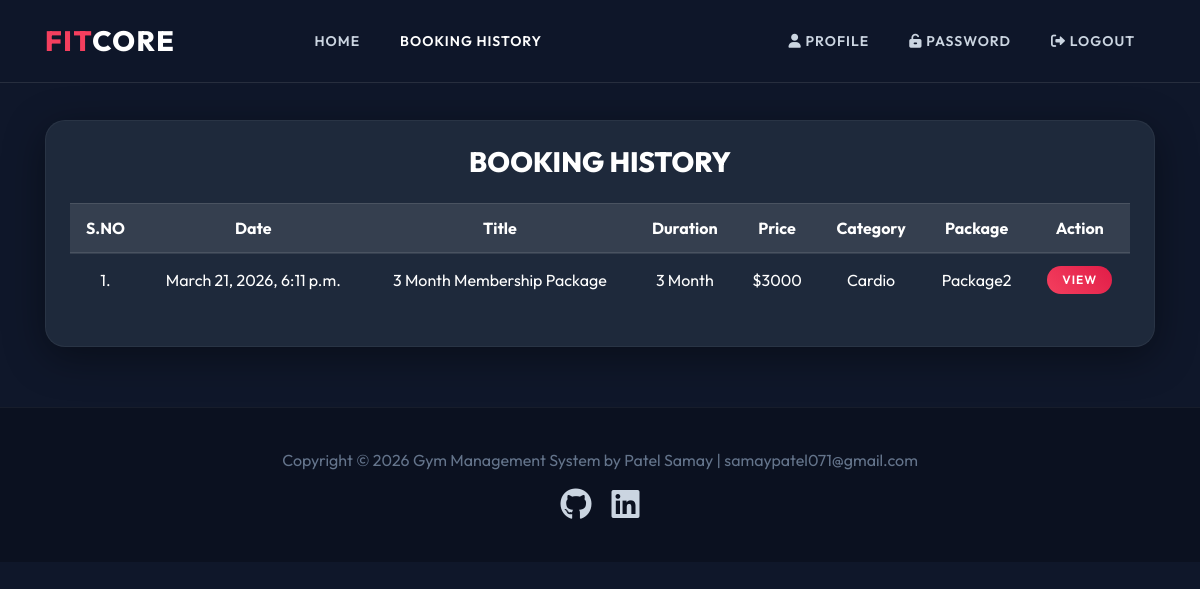
Screenshot of /booking_history/ (signed in) with the database file from the repository.
### gym/models.py (models this page shows, shortened)
class Booking(models.Model):
    package = models.ForeignKey(Package, on_delete=models.CASCADE, null=True, blank=True)
    register = models.ForeignKey(Signup, on_delete=models.CASCADE, null=True, blank=True)
    bookingnumber = models.CharField(max_length=100, null=True, blank=True)
    status = models.IntegerField(choices=STATUS, default=1)
    creationdate = models.DateTimeField(auto_now_add=True)

class Package(models.Model):
    category = models.ForeignKey(Category, on_delete=models.CASCADE, null=True)
    packagename = models.ForeignKey(Packagetype, on_delete=models.CASCADE, null=True)
    titlename = models.CharField(max_length=200, null=True)
    packageduration = models.CharField(max_length=50, null=True)
    price = models.CharField(max_length=200, null=True)
    description = models.CharField(max_length=200, null=True)
    creationdate = models.DateTimeField(auto_now_add=True)

class Category(models.Model):
    categoryname = models.CharField(max_length=200, null=True)
    status = models.CharField(max_length=300, null=True)
    creationdate = models.DateTimeField(auto_now_add=True)

class Packagetype(models.Model):
    category = models.ForeignKey(Category, on_delete=models.CASCADE, null=True)
    packagename = models.CharField(max_length=200, null=True)
    creationdate = models.DateTimeField(auto_now_add=True)
    def __str__(self):
        return self.packagename

### gym/views.py (the view)
# urls.py: path('booking_history/', booking_history, name='booking_history'),
@login_required(login_url='/user_login/')
def booking_history(request):
    data = Signup.objects.get_or_create(user=request.user, defaults={'mobile': '0000000000', 'address': 'Admin / System User'})[0]
    data = Booking.objects.filter(register=data)
    return render(request, "booking_history.html", locals())

### gym/templates/booking_history.html (shortened to what this page needs)
{% load static %}
<!DOCTYPE html>
<html lang="en">
<head>
    <link rel="stylesheet" href="https://cdnjs.cloudflare.com/ajax/libs/font-awesome/6.0.0/css/all.min.css">
    <link rel="stylesheet" href="{% static 'assets/css/bootstrap.min.css' %}">
    <link rel="stylesheet" href="{% static 'assets/css/custom.css' %}">
</head>
<body>
<nav class="navbar navbar-expand-lg navbar-custom">
    <div class="container">
        <a class="navbar-brand" href="/">FIT<span style="color:#ffffff;">CORE</span></a>
        <div class="collapse navbar-collapse" id="navbarNav">
            <ul class="navbar-nav mx-auto">
                <li class="nav-item"><a class="nav-link" href="/">Home</a></li>
                <li class="nav-item"><a class="nav-link" href="/booking_history/" style="color:#ffffff!important;">Booking History</a></li>
            </ul>
            <ul class="navbar-nav ml-auto">
                <li class="nav-item"><a class="nav-link" href="/user_profile/"><i class="fa fa-user"></i> Profile</a></li>
                <li class="nav-item"><a class="nav-link" href="/user_change_password/"><i class="fa fa-unlock-alt"></i> Password</a></li>
                <li class="nav-item"><a class="nav-link" href="/user_logout/"><i class="fa fa-sign-out-alt"></i> Logout</a></li>
            </ul>
        </div>
    </div>
</nav>
<div class="inner-page-wrapper">
    <div class="container">
        <div class="row">
            <div class="col-lg-12">
                <div class="custom-form p-4">
                    <h3 class="mb-4 text-center text-white" style="font-weight: 800; text-transform:uppercase;">Booking History</h3>
                    <div class="table-responsive">
                        <table class="table table-hover text-white text-center">
                            <thead style="background-color: rgba(255,255,255,0.1);">
                                <tr>
                                    <th>S.NO</th>
                                    <th>Date</th>
                                    <th>Title</th>
                                    <th>Duration</th>
                                    <th>Price</th>
                                    <th>Category</th>
                                    <th>Package</th>
                                    <th>Action</th>
                                </tr>
                            </thead>
                            <tbody>
                                {% for i in data %}
                                <tr>
                                    <td class="align-middle">{{forloop.counter}}.</td>
                                    <td class="align-middle">{{i.creationdate}}</td>
                                    <td class="align-middle">{{i.package.titlename}}</td>
                                    <td class="align-middle">{{i.package.packageduration}}</td>
                                    <td class="align-middle">${{i.package.price}}</td>
                                    <td class="align-middle">{{i.package.category.categoryname}}</td>
                                    <td class="align-middle">{{i.package.packagename}}</td>
                                    <td class="align-middle">
                                        <a href="{% url 'booking_detail' i.id %}" class="btn-primary-custom" style="padding: 5px 15px; font-size:12px;">View</a>
                                    </td>
                                </tr>
                                {% endfor %}
                            </tbody>
                        </table>
                    </div>
                </div>
            </div>
        </div>
    </div>
</div>
<footer>
    <div class="container">
        <p>Copyright &copy; <script>document.write(new Date().getFullYear());</script> Gym Management System by Patel Samay | samaypatel071@gmail.com</p>
                    <div style="margin-top: 15px; display: flex; justify-content: center; align-items: center; gap: 20px;">
                        <a href="https://github.com/Samay-P07" target="_blank" title="GitHub" style="color:#cbd5e1; text-decoration:none;"><i class="fab fa-github fa-2x" style="transition:0.3s;" onmouseover="this.style.color='#f43f5e'" onmouseout="this.style.color='#cbd5e1'"></i></a>
                        <a href="https://linkedin.com/in/samaypatel7" target="_blank" title="LinkedIn" style="color:#cbd5e1; text-decoration:none;"><i class="fab fa-linkedin fa-2x" style="transition:0.3s;" onmouseover="this.style.color='#f43f5e'" onmouseout="this.style.color='#cbd5e1'"></i></a>
                    </div>
    </div>
</footer>
</body>
</html>

### gym/static/assets/css/custom.css (style rules this page uses)
body { font-family: 'Outfit', sans-serif; background-color: #0f172a; color: #e2e8f0; margin: 0; padding: 0; overflow-x: hidden; }
.navbar-custom { background: rgba(15, 23, 42, 0.85); backdrop-filter: blur(12px); border-bottom: 1px solid rgba(255,255,255,0.1); position: fixed; top: 0; width: 100%; z-index: 999; padding: 15px 0; }
.navbar-custom .navbar-brand { font-weight: 800; color: #f43f5e; font-size: 28px; letter-spacing: 1.5px; }
.navbar-custom .nav-link { color: #cbd5e1 !important; font-weight: 600; margin: 0 12px; text-transform: uppercase; font-size: 14px; letter-spacing: 1px; transition: color 0.3s ease; }
.btn-primary-custom { background: linear-gradient(45deg, #f43f5e, #e11d48); color: white !important; padding: 15px 35px; border-radius: 30px; font-weight: 600; border: none; transition: transform 0.3s ease, box-shadow 0.3s ease; text-transform: uppercase; letter-spacing: 1px; display: inline-block; cursor: pointer; }
.custom-form { background: #1e293b; padding: 50px; border-radius: 20px; box-shadow: 0 10px 40px rgba(0,0,0,0.4); border: 1px solid rgba(255,255,255,0.05); }
footer { background: #0b1120; padding: 40px 0; text-align: center; color: #64748b; border-top: 1px solid rgba(255,255,255,0.05); }
footer a { color: #f43f5e; text-decoration: none; }
.inner-page-wrapper { padding-top: 120px; padding-bottom: 60px; }
table { color: #e2e8f0 !important; }
.table td, .table th { border-color: rgba(255,255,255,0.1) !important; }

### rows the page displays
Booking: creationdate "March 21, 2026, 6:11 p.m.", package.titlename "3 Month Membership Package", package.packageduration "3 Month", package.price "3000", package.category.categoryname "Cardio", package.packagename "Package2"
